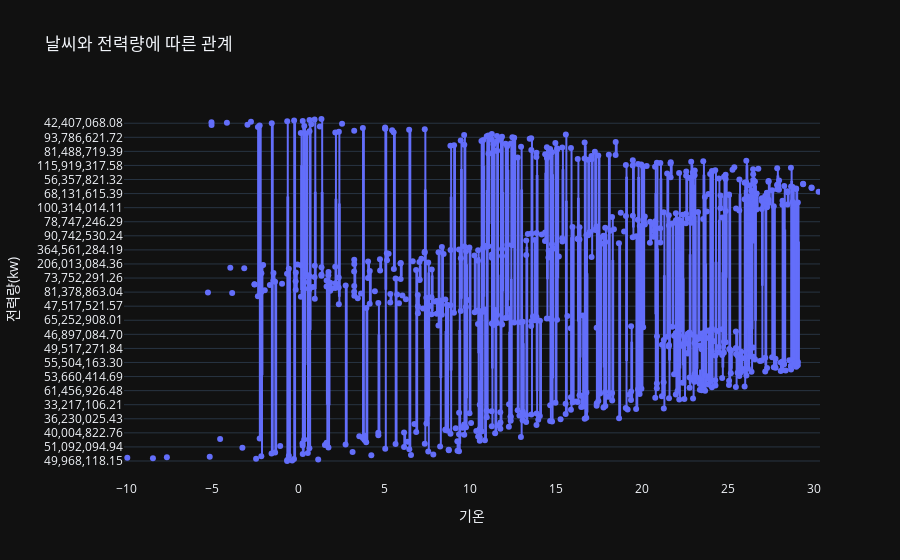
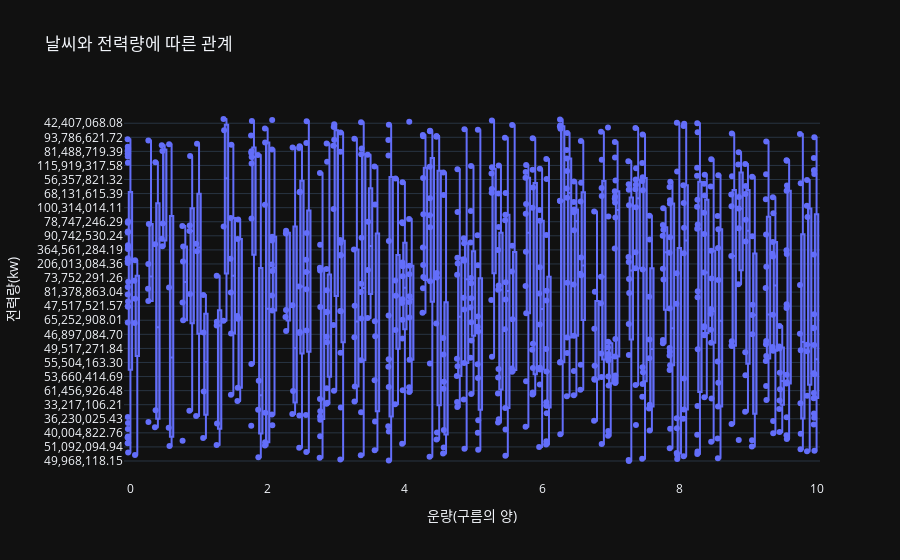
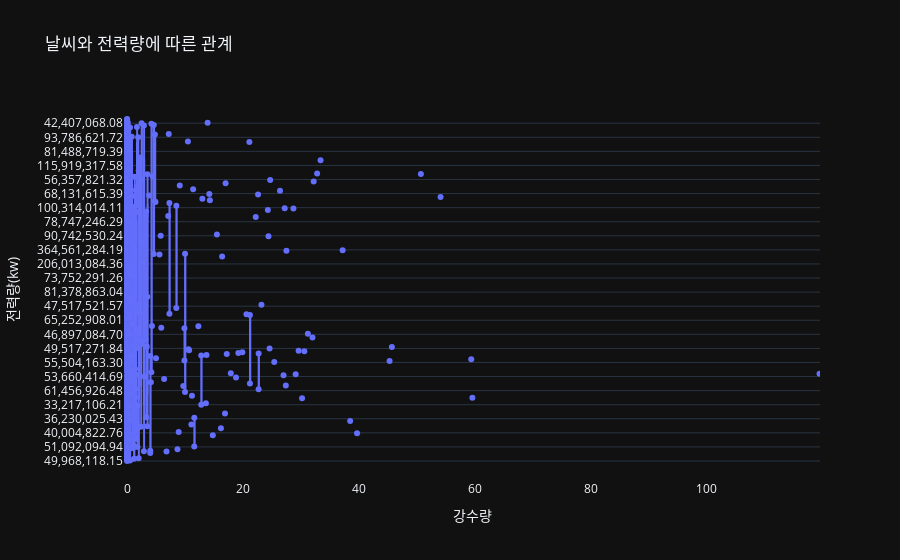
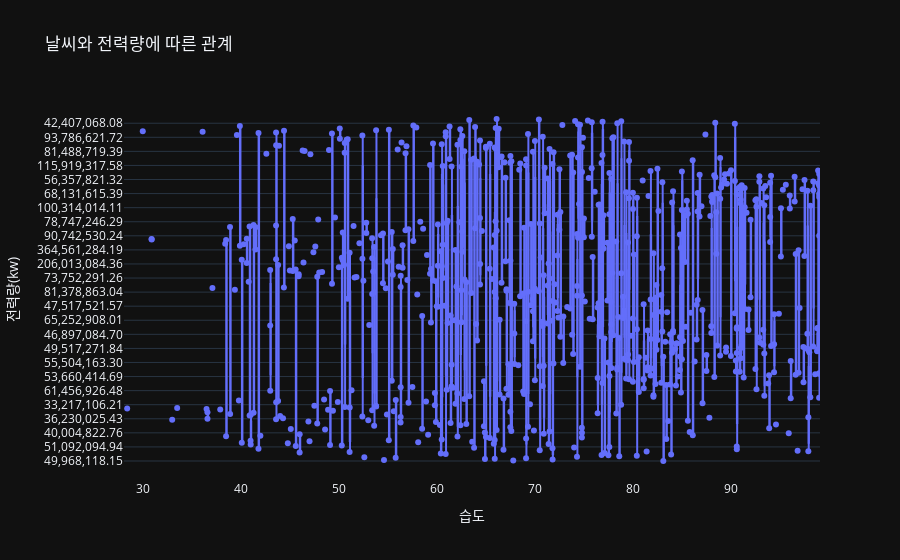

The notebook cell these images were saved under, in order:
### Code cell
weather_df = ['temp', 'cloud',
              'rainfall_total', 'Humidity_mean', 'solar']
col_label = {'temp' : '기온',
             'Humidity_mean' : '습도',
             'rainfall_total' : '강수량',
             'cloud' : '운량(구름의 양)',
             'solar' : '합계 일사량'}

for feature in weather_df:
    # Box plot 생성
    box = go.Box(x=df[feature], y=df["demand_max('wh')"], boxpoints='all')

    # 레이아웃 생성
    layout = go.Layout(title='날씨와 전력량에 따른 관계', xaxis={'title': col_label[feature]}, 
                    yaxis={'title': '전력량(kw)'},
                    template='plotly_dark')

    # 그래프 생성
    fig = go.Figure(data=[box], layout=layout)

    # 그래프 출력
    fig.show()

### Figure 1 — Plotly figure (JSON) as saved in the notebook; plotly's stock layout.template omitted (floating-point values rounded to 4 significant figures; data arrays with more than 128 entries replaced by an {"elided": "..."} marker saying what was removed)
{"data": [{"boxpoints": "all", "type": "box", "x": {"elided": "730 float values"}, "y": {"elided": "730 str values"}}], "layout": {"title": {"text": "날씨와 전력량에 따른 관계"}, "xaxis": {"title": {"text": "기온"}}, "yaxis": {"title": {"text": "전력량(kw)"}}}}

### Figure 2 — Plotly figure (JSON) as saved in the notebook; plotly's stock layout.template omitted (floating-point values rounded to 4 significant figures; data arrays with more than 128 entries replaced by an {"elided": "..."} marker saying what was removed)
{"data": [{"boxpoints": "all", "type": "box", "x": {"elided": "730 float values"}, "y": {"elided": "730 str values"}}], "layout": {"title": {"text": "날씨와 전력량에 따른 관계"}, "xaxis": {"title": {"text": "운량(구름의 양)"}}, "yaxis": {"title": {"text": "전력량(kw)"}}}}

### Figure 3 — Plotly figure (JSON) as saved in the notebook; plotly's stock layout.template omitted (floating-point values rounded to 4 significant figures; data arrays with more than 128 entries replaced by an {"elided": "..."} marker saying what was removed)
{"data": [{"boxpoints": "all", "type": "box", "x": {"elided": "730 float values"}, "y": {"elided": "730 str values"}}], "layout": {"title": {"text": "날씨와 전력량에 따른 관계"}, "xaxis": {"title": {"text": "강수량"}}, "yaxis": {"title": {"text": "전력량(kw)"}}}}

### Figure 4 — Plotly figure (JSON) as saved in the notebook; plotly's stock layout.template omitted (floating-point values rounded to 4 significant figures; data arrays with more than 128 entries replaced by an {"elided": "..."} marker saying what was removed)
{"data": [{"boxpoints": "all", "type": "box", "x": {"elided": "730 float values"}, "y": {"elided": "730 str values"}}], "layout": {"title": {"text": "날씨와 전력량에 따른 관계"}, "xaxis": {"title": {"text": "습도"}}, "yaxis": {"title": {"text": "전력량(kw)"}}}}
